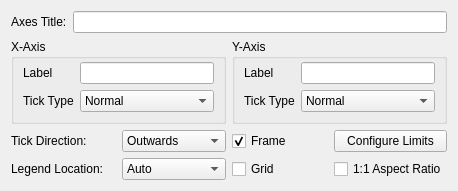
<?xml version="1.0" encoding="UTF-8"?>
<ui version="4.0">
 <class>AxesOptions</class>
 <widget class="QWidget" name="AxesOptions">
  <property name="geometry">
   <rect>
    <x>0</x>
    <y>0</y>
    <width>398</width>
    <height>172</height>
   </rect>
  </property>
  <layout class="QGridLayout" name="gridLayout">
   <item row="1" column="2" colspan="2">
    <widget class="QGroupBox" name="y_gbox">
     <property name="title">
      <string>Y-Axis</string>
     </property>
     <layout class="QFormLayout" name="formLayout_4">
      <property name="topMargin">
       <number>3</number>
      </property>
      <item row="0" column="0">
       <widget class="QLabel" name="y_label_label">
        <property name="text">
         <string>Label</string>
        </property>
        <property name="buddy">
         <cstring>y_label</cstring>
        </property>
       </widget>
      </item>
      <item row="0" column="1">
       <widget class="QLineEdit" name="y_label">
        <property name="clearButtonEnabled">
         <bool>true</bool>
        </property>
       </widget>
      </item>
      <item row="1" column="0">
       <widget class="QLabel" name="y_tick_type_label">
        <property name="text">
         <string>Tick Type</string>
        </property>
        <property name="buddy">
         <cstring>y_tick_type</cstring>
        </property>
       </widget>
      </item>
      <item row="1" column="1">
       <widget class="QComboBox" name="y_tick_type">
        <item>
         <property name="text">
          <string>Normal</string>
         </property>
        </item>
        <item>
         <property name="text">
          <string>Normal, minor ticks</string>
         </property>
        </item>
        <item>
         <property name="text">
          <string>Date</string>
         </property>
        </item>
        <item>
         <property name="text">
          <string>None</string>
         </property>
        </item>
       </widget>
      </item>
     </layout>
    </widget>
   </item>
   <item row="0" column="0" colspan="4">
    <widget class="QFrame" name="title_frame">
     <layout class="QHBoxLayout" name="horizontalLayout">
      <property name="leftMargin">
       <number>0</number>
      </property>
      <property name="topMargin">
       <number>0</number>
      </property>
      <property name="rightMargin">
       <number>0</number>
      </property>
      <property name="bottomMargin">
       <number>0</number>
      </property>
      <item>
       <widget class="QLabel" name="title_label">
        <property name="text">
         <string>Axes Title:</string>
        </property>
        <property name="buddy">
         <cstring>title</cstring>
        </property>
       </widget>
      </item>
      <item>
       <widget class="QLineEdit" name="title">
        <property name="clearButtonEnabled">
         <bool>true</bool>
        </property>
       </widget>
      </item>
     </layout>
    </widget>
   </item>
   <item row="3" column="0">
    <widget class="QLabel" name="legend_loc_label">
     <property name="text">
      <string>Legend Location:</string>
     </property>
     <property name="buddy">
      <cstring>legend_loc</cstring>
     </property>
    </widget>
   </item>
   <item row="3" column="3">
    <widget class="QCheckBox" name="equal_aspect">
     <property name="text">
      <string>1:1 Aspect Ratio</string>
     </property>
    </widget>
   </item>
   <item row="1" column="0" colspan="2">
    <widget class="QGroupBox" name="x_gbox">
     <property name="title">
      <string>X-Axis</string>
     </property>
     <layout class="QFormLayout" name="formLayout">
      <property name="topMargin">
       <number>3</number>
      </property>
      <item row="0" column="0">
       <widget class="QLabel" name="x_label_label">
        <property name="text">
         <string>Label</string>
        </property>
        <property name="buddy">
         <cstring>x_label</cstring>
        </property>
       </widget>
      </item>
      <item row="0" column="1">
       <widget class="QLineEdit" name="x_label">
        <property name="clearButtonEnabled">
         <bool>true</bool>
        </property>
       </widget>
      </item>
      <item row="1" column="0">
       <widget class="QLabel" name="x_tick_type_label">
        <property name="text">
         <string>Tick Type</string>
        </property>
        <property name="buddy">
         <cstring>x_tick_type</cstring>
        </property>
       </widget>
      </item>
      <item row="1" column="1">
       <widget class="QComboBox" name="x_tick_type">
        <item>
         <property name="text">
          <string>Normal</string>
         </property>
        </item>
        <item>
         <property name="text">
          <string>Normal, minor ticks</string>
         </property>
        </item>
        <item>
         <property name="text">
          <string>Date</string>
         </property>
        </item>
        <item>
         <property name="text">
          <string>None</string>
         </property>
        </item>
       </widget>
      </item>
     </layout>
    </widget>
   </item>
   <item row="3" column="1">
    <widget class="QComboBox" name="legend_loc">
     <item>
      <property name="text">
       <string>Auto</string>
      </property>
     </item>
     <item>
      <property name="text">
       <string>Top Right</string>
      </property>
     </item>
     <item>
      <property name="text">
       <string>Top Left</string>
      </property>
     </item>
     <item>
      <property name="text">
       <string>Bottom Right</string>
      </property>
     </item>
     <item>
      <property name="text">
       <string>Bottom Left</string>
      </property>
     </item>
     <item>
      <property name="text">
       <string>Top</string>
      </property>
     </item>
     <item>
      <property name="text">
       <string>Bottom</string>
      </property>
     </item>
     <item>
      <property name="text">
       <string>Right</string>
      </property>
     </item>
     <item>
      <property name="text">
       <string>Left</string>
      </property>
     </item>
     <item>
      <property name="text">
       <string>Center</string>
      </property>
     </item>
    </widget>
   </item>
   <item row="2" column="2">
    <widget class="QCheckBox" name="frame">
     <property name="text">
      <string>Frame</string>
     </property>
     <property name="checked">
      <bool>true</bool>
     </property>
    </widget>
   </item>
   <item row="3" column="2">
    <widget class="QCheckBox" name="grid">
     <property name="focusPolicy">
      <enum>Qt::TabFocus</enum>
     </property>
     <property name="text">
      <string>Grid</string>
     </property>
    </widget>
   </item>
   <item row="2" column="3">
    <widget class="QPushButton" name="configure_limits">
     <property name="text">
      <string>Configure Limits</string>
     </property>
    </widget>
   </item>
   <item row="2" column="0">
    <widget class="QLabel" name="tick_direction_label">
     <property name="text">
      <string>Tick Direction:</string>
     </property>
     <property name="buddy">
      <cstring>tick_direction</cstring>
     </property>
    </widget>
   </item>
   <item row="2" column="1">
    <widget class="QComboBox" name="tick_direction">
     <item>
      <property name="text">
       <string>Outwards</string>
      </property>
     </item>
     <item>
      <property name="text">
       <string>Inwards</string>
      </property>
     </item>
     <item>
      <property name="text">
       <string>Both</string>
      </property>
     </item>
    </widget>
   </item>
  </layout>
 </widget>
 <tabstops>
  <tabstop>title</tabstop>
  <tabstop>x_label</tabstop>
  <tabstop>y_label</tabstop>
  <tabstop>x_tick_type</tabstop>
  <tabstop>y_tick_type</tabstop>
  <tabstop>tick_direction</tabstop>
  <tabstop>frame</tabstop>
  <tabstop>configure_limits</tabstop>
  <tabstop>legend_loc</tabstop>
  <tabstop>grid</tabstop>
  <tabstop>equal_aspect</tabstop>
 </tabstops>
 <resources/>
 <connections/>
</ui>
